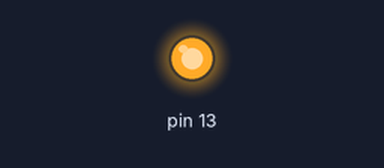
A sketch run on a simulated Arduino Uno, built with avr-gcc and run on an emulated ATmega328P. Shown: output pins drawn as LEDs (lit = HIGH).

Above: at 1.8 s.
At 6.2 s:
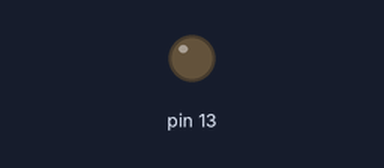
Timing chart, 0 to 8.8 s (numbered marks = the images above):
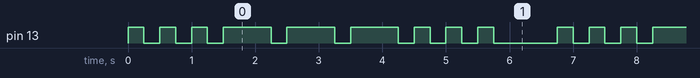

The sketch:

SOS.ino
```cpp
void setup() {
  //inicializa o pino 13 do arduino como saída digital
  pinMode(13, OUTPUT);

}

//prototipos de funções
void traco();
void ponto();
void SOS();


void loop() {

  SOS();

}

void traco(){
  digitalWrite(13, HIGH);
  delay(750);
  digitalWrite(13, LOW);
  delay(250);
}

void ponto(){
  digitalWrite(13, HIGH);
  delay(250);
  digitalWrite(13, LOW);
  delay(250);
}

void SOS(){
  uint8_t i=0;

  for(i=0;i<3;i++){
    ponto();
  }
  for(i=0;i<3;i++){
    traco();
  }
  for(i=0;i<3;i++){
    ponto();
  }

  delay(750);
}
```

Measured:
- by itself, pin 13: repeats every 6.8 s: 2 × (LOW 0.25 s, HIGH 0.25 s), 3 × (LOW 0.25 s, HIGH 0.75 s), 3 × (LOW 0.25 s, HIGH 0.25 s), LOW 1.0 s, HIGH 0.25 s
- by itself, everything shown: repeats every 6.8 s, in 18 steps
